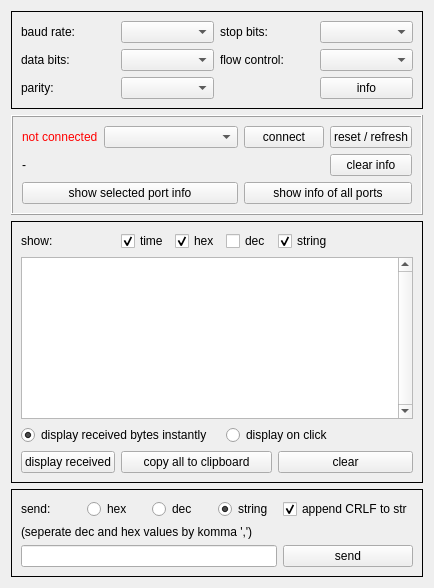
<?xml version="1.0" encoding="UTF-8"?>
<ui version="4.0">
 <class>generalPortWindow</class>
 <widget class="QWidget" name="generalPortWindow">
  <property name="geometry">
   <rect>
    <x>0</x>
    <y>0</y>
    <width>434</width>
    <height>588</height>
   </rect>
  </property>
  <property name="windowTitle">
   <string>Form</string>
  </property>
  <layout class="QGridLayout" name="gridLayout_5">
   <item row="0" column="0">
    <widget class="QFrame" name="frame_portSettings">
     <property name="frameShape">
      <enum>QFrame::Box</enum>
     </property>
     <property name="frameShadow">
      <enum>QFrame::Plain</enum>
     </property>
     <layout class="QGridLayout" name="gridLayout">
      <item row="0" column="0">
       <widget class="QLabel" name="lbl_baudRate_lbl">
        <property name="text">
         <string>baud rate:</string>
        </property>
       </widget>
      </item>
      <item row="0" column="1">
       <widget class="QComboBox" name="cob_baudRate"/>
      </item>
      <item row="0" column="2">
       <widget class="QLabel" name="lbl_stopBits_lbl">
        <property name="text">
         <string>stop bits:</string>
        </property>
       </widget>
      </item>
      <item row="0" column="3">
       <widget class="QComboBox" name="cob_stopBits"/>
      </item>
      <item row="1" column="0">
       <widget class="QLabel" name="lbl_dataBits_lbl">
        <property name="text">
         <string>data bits:</string>
        </property>
       </widget>
      </item>
      <item row="1" column="1">
       <widget class="QComboBox" name="cob_dataBits"/>
      </item>
      <item row="1" column="2">
       <widget class="QLabel" name="lbl_flowControl_lbl">
        <property name="text">
         <string>flow control:</string>
        </property>
       </widget>
      </item>
      <item row="1" column="3">
       <widget class="QComboBox" name="cob_flowControl"/>
      </item>
      <item row="2" column="0">
       <widget class="QLabel" name="lbl_parity_lbl">
        <property name="text">
         <string>parity:</string>
        </property>
       </widget>
      </item>
      <item row="2" column="1">
       <widget class="QComboBox" name="cob_parity"/>
      </item>
      <item row="2" column="3">
       <widget class="QPushButton" name="btn_portSettingsInfo">
        <property name="text">
         <string>info</string>
        </property>
       </widget>
      </item>
     </layout>
    </widget>
   </item>
   <item row="1" column="0">
    <widget class="QFrame" name="frame_connection">
     <property name="frameShape">
      <enum>QFrame::Box</enum>
     </property>
     <property name="frameShadow">
      <enum>QFrame::Raised</enum>
     </property>
     <layout class="QGridLayout" name="gridLayout_3">
      <item row="0" column="3">
       <widget class="QPushButton" name="btn_connect">
        <property name="text">
         <string>connect</string>
        </property>
       </widget>
      </item>
      <item row="0" column="0">
       <widget class="QLabel" name="lbl_status">
        <property name="styleSheet">
         <string notr="true">color: red;</string>
        </property>
        <property name="text">
         <string>not connected</string>
        </property>
       </widget>
      </item>
      <item row="0" column="1" colspan="2">
       <widget class="QComboBox" name="cob_ports"/>
      </item>
      <item row="0" column="4">
       <widget class="QPushButton" name="btn_resetRefresh">
        <property name="text">
         <string>reset / refresh</string>
        </property>
       </widget>
      </item>
      <item row="1" column="0" colspan="4">
       <widget class="QLabel" name="lbl_info">
        <property name="text">
         <string>-</string>
        </property>
       </widget>
      </item>
      <item row="1" column="4">
       <widget class="QPushButton" name="btn_clearInfo">
        <property name="text">
         <string>clear info</string>
        </property>
       </widget>
      </item>
      <item row="2" column="3" colspan="2">
       <widget class="QPushButton" name="btn_showInfoAllPorts">
        <property name="text">
         <string>show info of all ports</string>
        </property>
       </widget>
      </item>
      <item row="2" column="0" colspan="3">
       <widget class="QPushButton" name="btn_selectedPortInfo">
        <property name="text">
         <string>show selected port info</string>
        </property>
       </widget>
      </item>
     </layout>
    </widget>
   </item>
   <item row="3" column="0">
    <widget class="QFrame" name="frame_send">
     <property name="frameShape">
      <enum>QFrame::Box</enum>
     </property>
     <property name="frameShadow">
      <enum>QFrame::Plain</enum>
     </property>
     <layout class="QGridLayout" name="gridLayout_2">
      <item row="0" column="0">
       <widget class="QLabel" name="lbl_send">
        <property name="text">
         <string>send:</string>
        </property>
       </widget>
      </item>
      <item row="0" column="1">
       <widget class="QRadioButton" name="rad_sendHex">
        <property name="text">
         <string>hex</string>
        </property>
       </widget>
      </item>
      <item row="0" column="2">
       <widget class="QRadioButton" name="rad_sendDec">
        <property name="text">
         <string>dec</string>
        </property>
       </widget>
      </item>
      <item row="0" column="3">
       <widget class="QRadioButton" name="rad_sendString">
        <property name="text">
         <string>string</string>
        </property>
        <property name="checked">
         <bool>true</bool>
        </property>
       </widget>
      </item>
      <item row="0" column="4">
       <widget class="QCheckBox" name="chb_appendCRLF">
        <property name="text">
         <string>append CRLF to str</string>
        </property>
        <property name="checked">
         <bool>true</bool>
        </property>
       </widget>
      </item>
      <item row="1" column="0" colspan="5">
       <widget class="QLabel" name="label_2">
        <property name="text">
         <string>(seperate dec and hex values by komma ',')</string>
        </property>
       </widget>
      </item>
      <item row="2" column="0" colspan="4">
       <widget class="QLineEdit" name="txt_msgToSend">
        <property name="alignment">
         <set>Qt::AlignCenter</set>
        </property>
       </widget>
      </item>
      <item row="2" column="4">
       <widget class="QPushButton" name="btn_send">
        <property name="text">
         <string>send</string>
        </property>
       </widget>
      </item>
     </layout>
    </widget>
   </item>
   <item row="2" column="0">
    <widget class="QFrame" name="frame_output">
     <property name="frameShape">
      <enum>QFrame::Box</enum>
     </property>
     <property name="frameShadow">
      <enum>QFrame::Plain</enum>
     </property>
     <layout class="QGridLayout" name="gridLayout_4">
      <item row="3" column="4" colspan="5">
       <widget class="QPushButton" name="btn_clearOutput">
        <property name="text">
         <string>clear</string>
        </property>
       </widget>
      </item>
      <item row="0" column="0">
       <widget class="QLabel" name="lbl_showTypes_lbl">
        <property name="text">
         <string>show:</string>
        </property>
       </widget>
      </item>
      <item row="0" column="2">
       <widget class="QCheckBox" name="chb_showHex">
        <property name="text">
         <string>hex</string>
        </property>
        <property name="checked">
         <bool>true</bool>
        </property>
       </widget>
      </item>
      <item row="0" column="3">
       <widget class="QCheckBox" name="chb_showDec">
        <property name="text">
         <string>dec</string>
        </property>
       </widget>
      </item>
      <item row="0" column="1">
       <widget class="QCheckBox" name="chb_showTime">
        <property name="text">
         <string>time</string>
        </property>
        <property name="checked">
         <bool>true</bool>
        </property>
       </widget>
      </item>
      <item row="0" column="4">
       <widget class="QCheckBox" name="chb_showString">
        <property name="text">
         <string>string</string>
        </property>
        <property name="checked">
         <bool>true</bool>
        </property>
       </widget>
      </item>
      <item row="1" column="0" colspan="9">
       <widget class="QTextEdit" name="txt_output">
        <property name="verticalScrollBarPolicy">
         <enum>Qt::ScrollBarAlwaysOn</enum>
        </property>
        <property name="readOnly">
         <bool>true</bool>
        </property>
       </widget>
      </item>
      <item row="2" column="3" colspan="2">
       <widget class="QRadioButton" name="rad_displayReceivedOnClick">
        <property name="text">
         <string>display on click</string>
        </property>
       </widget>
      </item>
      <item row="2" column="0" colspan="3">
       <widget class="QRadioButton" name="rad_displayReceivedInstantly">
        <property name="text">
         <string>display received bytes instantly</string>
        </property>
        <property name="checked">
         <bool>true</bool>
        </property>
       </widget>
      </item>
      <item row="3" column="1" colspan="3">
       <widget class="QPushButton" name="btn_copyOutputToClipboard">
        <property name="text">
         <string>copy all to clipboard</string>
        </property>
       </widget>
      </item>
      <item row="3" column="0">
       <widget class="QPushButton" name="btn_displayMsg">
        <property name="text">
         <string>display received</string>
        </property>
       </widget>
      </item>
     </layout>
    </widget>
   </item>
  </layout>
 </widget>
 <resources/>
 <connections/>
</ui>
